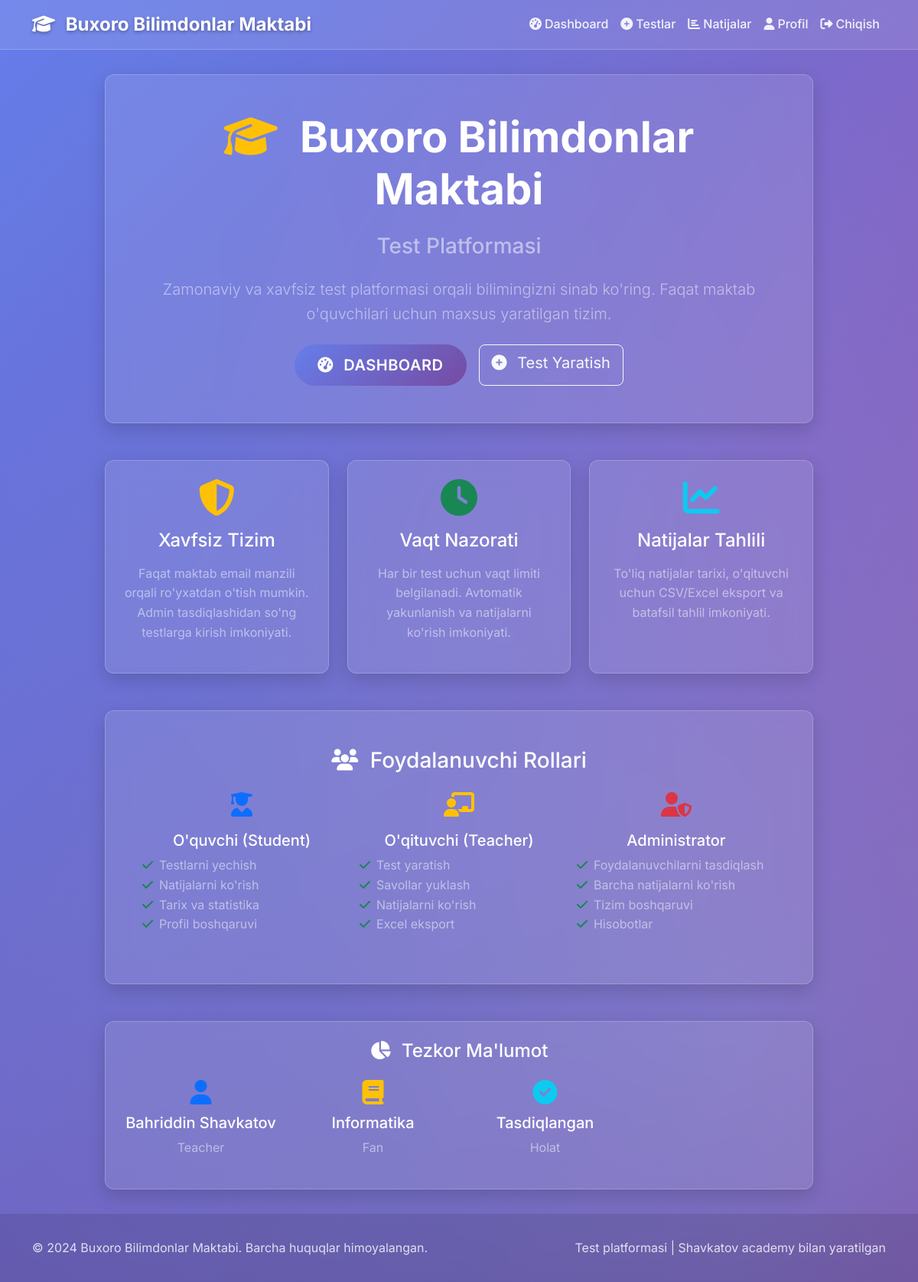
Screenshot of / (signed in) with the database file from the repository.
### accounts/models.py (models this page shows, shortened)
class User(AbstractUser):
    USER_ROLES = (
        ('student', 'Student'),
        ('teacher', 'Teacher'),
        ('admin', 'Admin'),
    )
    role = models.CharField(max_length=10, choices=USER_ROLES, default='student')
    student_id = models.CharField(max_length=20, unique=True, null=True, blank=True)
    is_verified = models.BooleanField(default=False)
    school_email_verified = models.BooleanField(default=False)
    phone_number = models.CharField(max_length=15, blank=True, null=True)
    class_name = models.CharField(max_length=10, blank=True, null=True)  # For students
    grade = models.IntegerField(null=True, blank=True)  # For students
    subject = models.CharField(max_length=50, blank=True, null=True)  # For teachers
    created_at = models.DateTimeField(auto_now_add=True)
    updated_at = models.DateTimeField(auto_now=True)
    email = models.EmailField(unique=True)
    first_name = models.CharField(max_length=30)
    last_name = models.CharField(max_length=30)
    date_joined = models.DateTimeField(auto_now_add=True)
    is_active = models.BooleanField(default=True)
    USERNAME_FIELD = 'username'
    REQUIRED_FIELDS = ['email', 'first_name', 'last_name']

### mytest/urls.py (the view)
# urls.py: path("", home_view, name='home'),
def home_view(request):
    return render(request, 'home.html')

### templates/home.html (shortened to what this page needs)
{% extends 'base.html' %}
{% load static %}
{% block content %}
<div class="row justify-content-center">
    <div class="col-lg-10">
        <div class="text-center mb-5" data-aos="fade-up">
            <div class="glass-card p-5">
                <h1 class="display-4 fw-bold text-white mb-4">
                    <i class="fas fa-graduation-cap text-warning me-3"></i>
                    Buxoro Bilimdonlar Maktabi
                </h1>
                <h2 class="h3 text-white-50 mb-4">Test Platformasi</h2>
                <p class="lead text-white-50 mb-4">
                    Zamonaviy va xavfsiz test platformasi orqali bilimingizni sinab ko'ring.
                    Faqat maktab o'quvchilari uchun maxsus yaratilgan tizim.
                </p>
                {% if not user.is_authenticated %}
                <div class="d-flex gap-3 justify-content-center flex-wrap">
                    <a href="{% url 'accounts:login' %}" class="btn btn-primary btn-lg pulse-btn">
                        <i class="fas fa-sign-in-alt me-2"></i>
                        Tizimga Kirish
                    </a>
                    <a href="{% url 'accounts:signup' %}" class="btn btn-outline-light btn-lg">
                        <i class="fas fa-user-plus me-2"></i>
                        Ro'yxatdan O'tish
                    </a>
                </div>
                {% else %}
                <div class="d-flex gap-3 justify-content-center flex-wrap">
                    <a href="{% url 'accounts:dashboard' %}" class="btn btn-primary btn-lg pulse-btn">
                        <i class="fas fa-tachometer-alt me-2"></i>
                        Dashboard
                    </a>
                    {% if user.role == 'student' %}
                    <a href="{% url 'tests:tests' %}" class="btn btn-outline-light btn-lg">
                        <i class="fas fa-tasks me-2"></i>
                        Testlarni Ko'rish
                    </a>
                    {% elif user.role == 'teacher' %}
                    <a href="{% url 'tests:create_test' %}" class="btn btn-outline-light btn-lg">
                        <i class="fas fa-plus-circle me-2"></i>
                        Test Yaratish
                    </a>
                    {% endif %}
                </div>
                {% endif %}
            </div>
        </div>
        <div class="row g-4 mb-5">
            <div class="col-md-4" data-aos="fade-up" data-aos-delay="100">
                <div class="glass-card p-4 h-100 text-center">
                    <div class="text-warning mb-3">
                        <i class="fas fa-shield-alt fa-3x"></i>
                    </div>
                    <h4 class="text-white mb-3">Xavfsiz Tizim</h4>
                    <p class="text-white-50">
                        Faqat maktab email manzili orqali ro'yxatdan o'tish mumkin.
                        Admin tasdiqlashidan so'ng testlarga kirish imkoniyati.
                    </p>
                </div>
            </div>
            <div class="col-md-4" data-aos="fade-up" data-aos-delay="200">
                <div class="glass-card p-4 h-100 text-center">
                    <div class="text-success mb-3">
                        <i class="fas fa-clock fa-3x"></i>
                    </div>
                    <h4 class="text-white mb-3">Vaqt Nazorati</h4>
                    <p class="text-white-50">
                        Har bir test uchun vaqt limiti belgilanadi.
                        Avtomatik yakunlanish va natijalarni ko'rish imkoniyati.
                    </p>
                </div>
            </div>
            <div class="col-md-4" data-aos="fade-up" data-aos-delay="300">
                <div class="glass-card p-4 h-100 text-center">
                    <div class="text-info mb-3">
                        <i class="fas fa-chart-line fa-3x"></i>
                    </div>
                    <h4 class="text-white mb-3">Natijalar Tahlili</h4>
                    <p class="text-white-50">
                        To'liq natijalar tarixi, o'qituvchi uchun CSV/Excel
                        eksport va batafsil tahlil imkoniyati.
                    </p>
                </div>
            </div>
        </div>
        <div class="row g-4 mb-5">
            <div class="col-12" data-aos="fade-up">
                <div class="glass-card p-5">
                    <h3 class="text-white text-center mb-4">
                        <i class="fas fa-users me-2"></i>
                        Foydalanuvchi Rollari
                    </h3>
                    <div class="row g-4">
                        <div class="col-lg-4">
                            <div class="text-center">
                                <div class="text-primary mb-3">
                                    <i class="fas fa-user-graduate fa-2x"></i>
                                </div>
                                <h5 class="text-white">O'quvchi (Student)</h5>
                                <ul class="list-unstyled text-white-50 text-start">
                                    <li><i class="fas fa-check text-success me-2"></i>Testlarni yechish</li>
                                    <li><i class="fas fa-check text-success me-2"></i>Natijalarni ko'rish</li>
                                    <li><i class="fas fa-check text-success me-2"></i>Tarix va statistika</li>
                                    <li><i class="fas fa-check text-success me-2"></i>Profil boshqaruvi</li>
                                </ul>
                            </div>
                        </div>
                        <div class="col-lg-4">
                            <div class="text-center">
                                <div class="text-warning mb-3">
                                    <i class="fas fa-chalkboard-teacher fa-2x"></i>
                                </div>
                                <h5 class="text-white">O'qituvchi (Teacher)</h5>
                                <ul class="list-unstyled text-white-50 text-start">
                                    <li><i class="fas fa-check text-success me-2"></i>Test yaratish</li>
                                    <li><i class="fas fa-check text-success me-2"></i>Savollar yuklash</li>
                                    <li><i class="fas fa-check text-success me-2"></i>Natijalarni ko'rish</li>
                                    <li><i class="fas fa-check text-success me-2"></i>Excel eksport</li>
                                </ul>
                            </div>
                        </div>
                        <div class="col-lg-4">
                            <div class="text-center">
                                <div class="text-danger mb-3">
                                    <i class="fas fa-user-shield fa-2x"></i>
                                </div>
                                <h5 class="text-white">Administrator</h5>
                                <ul class="list-unstyled text-white-50 text-start">
                                    <li><i class="fas fa-check text-success me-2"></i>Foydalanuvchilarni tasdiqlash</li>
                                    <li><i class="fas fa-check text-success me-2"></i>Barcha natijalarni ko'rish</li>
                                    <li><i class="fas fa-check text-success me-2"></i>Tizim boshqaruvi</li>
                                    <li><i class="fas fa-check text-success me-2"></i>Hisobotlar</li>
                                </ul>
                            </div>
                        </div>
                    </div>
                </div>
            </div>
        </div>
        {% if user.is_authenticated %}
        <div class="row g-4">
            <div class="col-12" data-aos="fade-up">
                <div class="glass-card p-4">
                    <h4 class="text-white text-center mb-4">
                        <i class="fas fa-chart-pie me-2"></i>
                        Tezkor Ma'lumot
                    </h4>
                    <div class="row text-center">
                        <div class="col-md-3">
                            <div class="text-primary">
                                <i class="fas fa-user fa-2x"></i>
                            </div>
                            <h5 class="text-white mt-2">{{ user.get_full_name|default:user.username }}</h5>
                            <p class="text-white-50">{{ user.get_role_display }}</p>
                        </div>
                        {% if user.role == 'student' %}
                        <div class="col-md-3">
                            <div class="text-warning">
                                <i class="fas fa-tasks fa-2x"></i>
                            </div>
                            <h5 class="text-white mt-2">Sinf: {{ user.grade|default:'--' }}</h5>
                            <p class="text-white-50">{{ user.class_name|default:'Belgilanmagan' }}</p>
                        </div>
                        <div class="col-md-3">
                            <div class="text-success">
                                <i class="fas fa-id-card fa-2x"></i>
                            </div>
                            <h5 class="text-white mt-2">ID: {{ user.student_id|default:'--' }}</h5>
                            <p class="text-white-50">O'quvchi ID</p>
                        </div>
                        {% elif user.role == 'teacher' %}
                        <div class="col-md-3">
                            <div class="text-warning">
                                <i class="fas fa-book fa-2x"></i>
                            </div>
                            <h5 class="text-white mt-2">{{ user.subject|default:'--' }}</h5>
                            <p class="text-white-50">Fan</p>
                        </div>
                        {% endif %}
                        <div class="col-md-3">
                            <div class="text-info">
                                <i class="fas fa-{% if user.is_verified %}check-circle{% else %}clock{% endif %} fa-2x"></i>
                            </div>
                            <h5 class="text-white mt-2">
                                {% if user.is_verified %}
                                    Tasdiqlangan
                                {% else %}
                                    Kutilmoqda
                                {% endif %}
                            </h5>
                            <p class="text-white-50">Holat</p>
                        </div>
                    </div>
                </div>
            </div>
        </div>
        {% endif %}
    </div>
</div>
{% endblock %}

### templates/base.html (style rules this page uses)
:root { --primary-color: #667eea; --secondary-color: #764ba2; --accent-color: #f093fb; --success-color: #4CAF50; --warning-color: #FF9800; --danger-color: #f44336; --dark-color: #2c3e50; --light-color: #ecf0f1; --gradient-primary: linear-gradient(135deg, #667eea 0%, #764ba2 100%); --gradient-secondary: linear-gradient(135deg, #f093fb 0%, #f5576c 100%); --gradient-accent: linear-gradient(135deg, #4facfe 0%, #00f2fe 100%); --shadow-light: 0 4px 15px rgba(0, 0, 0, 0.1); --shadow-medium: 0 8px 25px rgba(0, 0, 0, 0.15); --shadow-heavy: 0 15px 35px rgba(0, 0, 0, 0.2); --border-radius: 12px; --transition: all 0.3s cubic-bezier(0.25, 0.46, 0.45, 0.94); }
* { margin: 0; padding: 0; box-sizing: border-box; }
body { font-family: 'Inter', sans-serif; background: linear-gradient(135deg, #667eea 0%, #764ba2 100%); min-height: 100vh; line-height: 1.6; color: #333; overflow-x: hidden; }
.glass-card { background: rgba(255, 255, 255, 0.1); backdrop-filter: blur(15px); border-radius: var(--border-radius); border: 1px solid rgba(255, 255, 255, 0.2); box-shadow: var(--shadow-medium); transition: var(--transition); overflow: hidden; }
.btn-primary { background: var(--gradient-primary); border: none; border-radius: 50px; padding: 12px 30px; font-weight: 600; text-transform: uppercase; letter-spacing: 0.5px; transition: var(--transition); position: relative; overflow: hidden; }
.btn-primary::before { content: ''; position: absolute; top: 0; left: -100%; width: 100%; height: 100%; background: linear-gradient(90deg, transparent, rgba(255, 255, 255, 0.2), transparent); transition: left 0.5s; }
.pulse-btn { animation: pulse 2s infinite; }

### rows the page displays
User: get_full_name "Bahriddin Shavkatov", role "Teacher", subject "Informatika"
